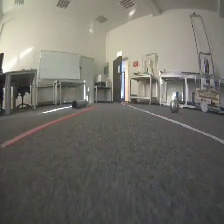
#> input picture frame 37 of BIP_videos_roboter_cam/big_corr_w_sun_2.mp4, 224 x 224 px, given in place of big_corr_1.mp4, which was not available
$ python Red_detector.py
#> lines starting #> are read from the running program, lines starting #| are printed output that depends on the picture; after the words box and inside, x2 and y2 are one past the last pixel; in counts of white or black regions, pixels touching at a corner belong together; pictures that were not available may be replaced by others from this repository, and a replacement may not be noted
import cv2
import numpy as np
import math

# ==========================================
# 1. CONFIGURATION (CRUCIAL TUNING AREA)
# ==========================================
VIDEO_PATH = 'big_corr_1.mp4'
ROI_START_Y = 0.40          # Mask out top 40% of the frame
MIN_AREA = 100              # Minimum area for a strip segment

# MULTI-ZONE PIXEL COORDINATES (Based on 640px width)
ZONE_1_END = 200 # Shadow zone boundary
ZONE_2_END = 400 # Transition zone boundary

# HOUGH LINE SETTINGS
MIN_HOUGH_LENGTH = 50
MAX_HOUGH_GAP = 50

# YCrCb RED SETTINGS (Most stable color space)
CR_MIN = 150
CB_MAX = 110

WHITE_LOW_H = 180
WHITE_LOW_S = 240
WHITE_LOW_V = 100   # We only want pixels brighter than 180
WHITE_HIGH_H = 200  # All hues
WHITE_HIGH_S = 255   # Max Saturation allowed for white
WHITE_HIGH_V = 120
# ==========================================
# 2. HELPER FUNCTIONS
# ==========================================

def get_rectangular_mask(frame):
    """Creates the rectangular ROI mask."""
    height, width = frame.shape[:2]
    mask = np.zeros((height, width), dtype=np.uint8)
    start_y = int(height * ROI_START_Y)
    cv2.rectangle(mask, (0, start_y), (width, height), 255, thickness=-1)
    return mask

def enhance_red_strips(frame, roi_mask):
    """Detects Red using stable YCrCb space."""
    masked_frame = cv2.bitwise_and(frame, frame, mask=roi_mask)
    ycrcb = cv2.cvtColor(masked_frame, cv2.COLOR_BGR2YCrCb)

    # YCrCb Thresholding
    lower_red = np.array([0, CR_MIN, 0])
    upper_red = np.array([255, 255, CB_MAX])
    mask_ycrcb = cv2.inRange(ycrcb, lower_red, upper_red)

    # Channel Math Fallback (R vs G)
    G = masked_frame[:,:,1].astype(np.float32)
    R = masked_frame[:,:,2].astype(np.float32)
    mask_math = np.zeros_like(mask_ycrcb)
    mask_math[(R - G) > 15] = 255

    final = cv2.bitwise_or(mask_ycrcb, mask_math)

    return cv2.dilate(final, np.ones((5,5), np.uint8), iterations=1)

# [62 lines left out: function enhance_white_multi_zone, not called in this run]

def detect_simple_white(frame, roi_mask):
    """Detects white pixels using a simple HSV range."""

    # 1. Apply ROI Mask (to avoid windows/ceiling lights)
    masked_frame = cv2.bitwise_and(frame, frame, mask=roi_mask)

    # 2. Convert to HSV
    hsv = cv2.cvtColor(masked_frame, cv2.COLOR_BGR2HSV)

    # 3. Define the White Range
    lower_white = np.array([WHITE_LOW_H, WHITE_LOW_S, WHITE_LOW_V])
    upper_white = np.array([WHITE_HIGH_H, WHITE_HIGH_S, WHITE_HIGH_V])

    # 4. Create the Mask
    mask = cv2.inRange(hsv, lower_white, upper_white)

    return mask

# ==========================================
# 3. MAIN EXECUTION LOOP
# ==========================================
cap = cv2.VideoCapture(VIDEO_PATH)

while cap.isOpened():
    ret, frame = cap.read()
#> frame is the input picture: shape (224, 224, 3); mean B, G, R 104.2, 111.5, 113.2
    if not ret:
        cap.set(cv2.CAP_PROP_POS_FRAMES, 0)
        continue

    frame = cv2.resize(frame, (640, 480))
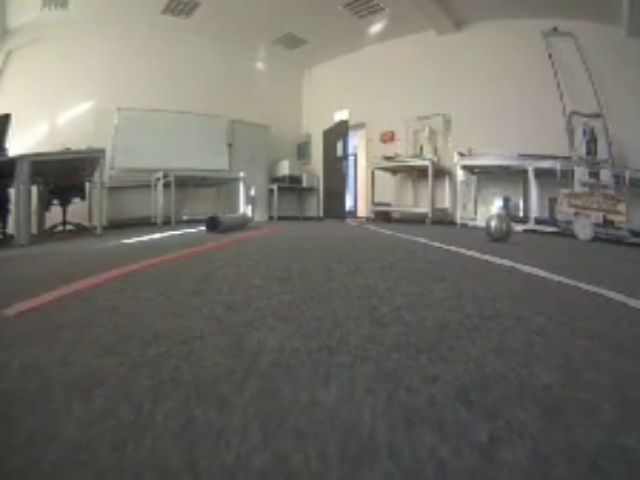
#> frame: shape (480, 640, 3); mean B, G, R 104, 111.4, 113.1

    # 1. Create ROI Mask
    roi_mask = get_rectangular_mask(frame)
#> in get_rectangular_mask, `cv2.rectangle(mask, (0, start_y), (width, height), 255, thickness=-1)`:
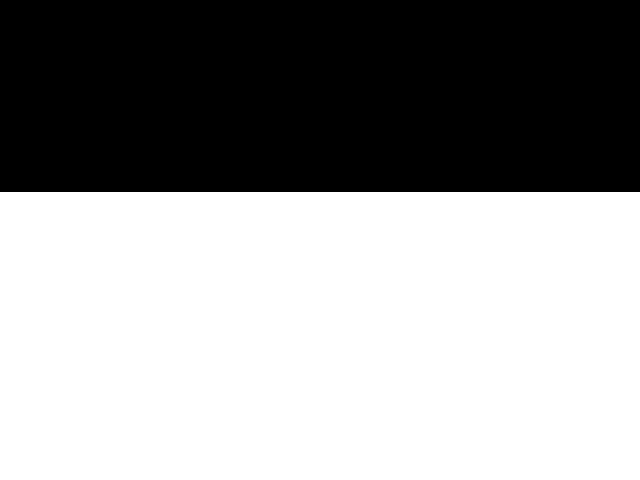
#> mask: shape (480, 640); 60% white; 1 black region, box (x1, y1, x2, y2) and area: (0, 0, 640, 192) 122880

    # 2. Process
    mask_red = enhance_red_strips(frame, roi_mask)
#> in enhance_red_strips, `masked_frame = cv2.bitwise_and(frame, frame, mask=roi_mask)`:
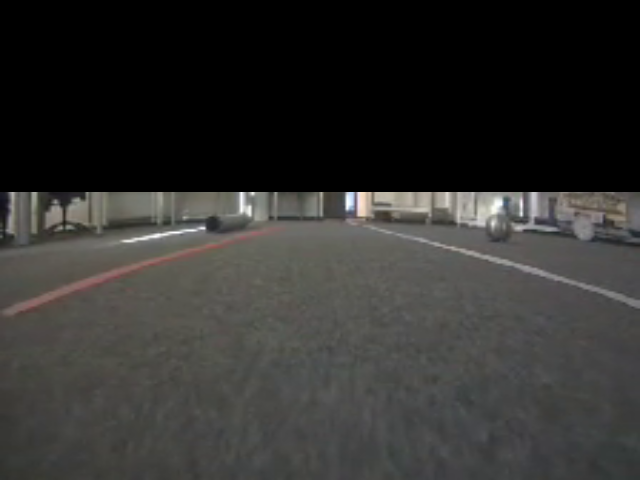
#> masked_frame: shape (480, 640, 3); mean B, G, R 47.7, 49.6, 50.1
#> in enhance_red_strips, `ycrcb = cv2.cvtColor(masked_frame, cv2.COLOR_BGR2YCrCb)`: ycrcb: shape (480, 640, 3); mean of channels 0, 1, 2 49.5, 128.4, 127
#> in enhance_red_strips, `mask_ycrcb = cv2.inRange(ycrcb, lower_red, upper_red)`: mask_ycrcb: shape (480, 640); every value is 0
#> in enhance_red_strips, `final = cv2.bitwise_or(mask_ycrcb, mask_math)`:
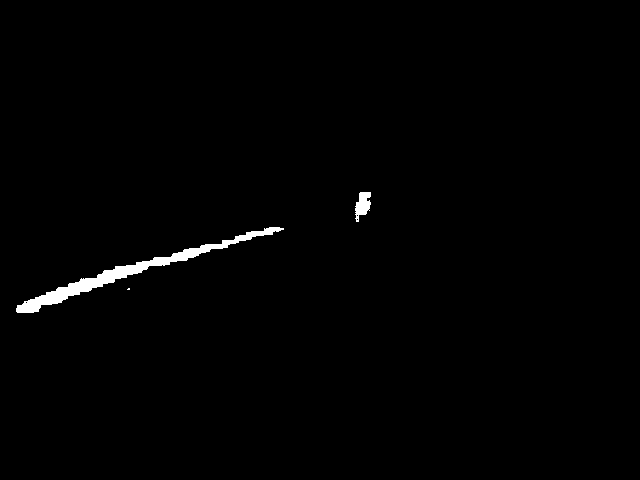
#> final: shape (480, 640); 0.94% white; 3 white regions (1 under 20 px), largest, box (x1, y1, x2, y2) and area: (16, 227, 284, 313) 2569, (355, 192, 371, 222) 302
#> in enhance_red_strips, `return cv2.dilate(final, np.ones((5,5), np.uint8), iterations=1)`:
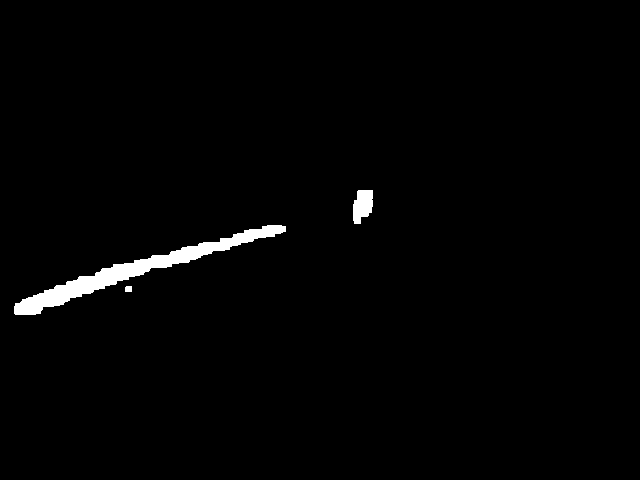
#> returned value: shape (480, 640); 1.5% white; 3 white regions
    mask_white = detect_simple_white(frame, roi_mask)
#> in detect_simple_white, `hsv = cv2.cvtColor(masked_frame, cv2.COLOR_BGR2HSV)`: hsv: shape (480, 640, 3); mean H, S, V 24.3, 9.2, 50.6

    # 3. Visualization
    display = frame.copy()

    # Draw ROI Box (Yellow)
    h, w = frame.shape[:2]
#> h = 480; w = 640
    start_y = int(h * 0.40)
#> start_y = 192
    cv2.rectangle(display, (0, start_y), (w, h), (0, 255, 255), 2)
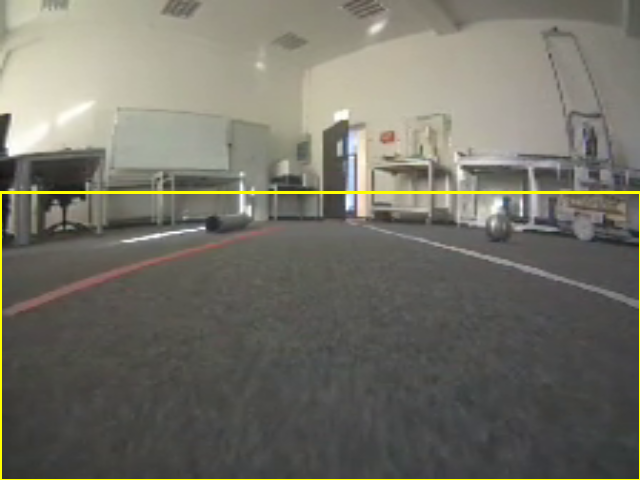
#> display: shape (480, 640, 3); 1.11% of pixels changed, all inside (x1, y1, x2, y2) = (0, 191, 640, 480)

    # Draw Red Contours (Green)
    contours_r, _ = cv2.findContours(mask_red, cv2.RETR_EXTERNAL, cv2.CHAIN_APPROX_SIMPLE)
#> contours_r = 3 contours; box (x1, y1, x2, y2) and area: (14, 225, 286, 315) 3700, (353, 190, 373, 224) 475, (125, 286, 132, 292) 30
    for cnt in contours_r:
        if cv2.contourArea(cnt) > MIN_AREA:
            cv2.drawContours(display, [cnt], -1, (0, 255, 0), 2)
#> this loop made 3 passes
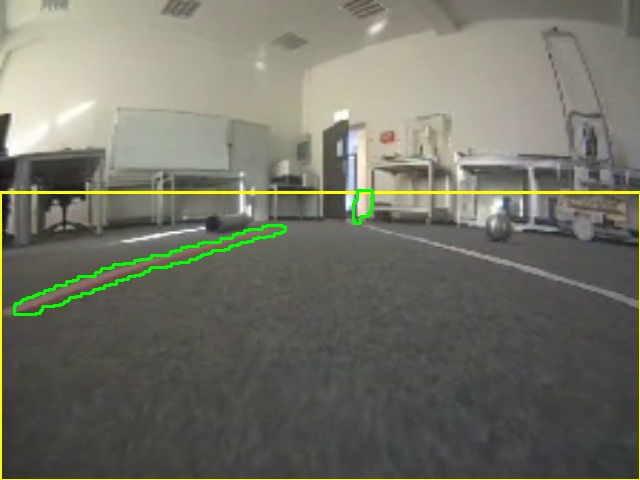
#> display: shape (480, 640, 3); 0.76% of pixels changed, all inside (x1, y1, x2, y2) = (13, 189, 374, 316)

    # Draw White Contours (Blue)
    contours_w, _ = cv2.findContours(mask_white, cv2.RETR_EXTERNAL, cv2.CHAIN_APPROX_SIMPLE)
#> contours_w = []
    for cnt in contours_w:
        cv2.drawContours(display, [cnt], -1, (255, 0, 0), 2)
#> this loop made 0 passes

    cv2.imshow('Final Multi-Zone Dynamic Detection', display)

    if cv2.waitKey(25) & 0xFF == ord('q'):
#> (key q is pressed here)
        break

cap.release()
cv2.destroyAllWindows()

$ run again, starting later in the video
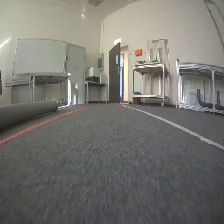
#> input picture frame 166 of BIP_videos_roboter_cam/big_corr_w_sun_2.mp4, 224 x 224 px, given in place of big_corr_1.mp4, which was not available
#> frame is the input picture: shape (224, 224, 3); mean B, G, R 112.2, 117.5, 118.6
#> frame: shape (480, 640, 3)
#> mask: shape (480, 640); 60% white; 1 black region, box (x1, y1, x2, y2) and area: (0, 0, 640, 192) 122880
#> ycrcb: shape (480, 640, 3); mean of channels 0, 1, 2 55.3, 128.1, 127.8
#> mask_ycrcb: shape (480, 640); every value is 0
#> in enhance_red_strips, `final = cv2.bitwise_or(mask_ycrcb, mask_math)`:
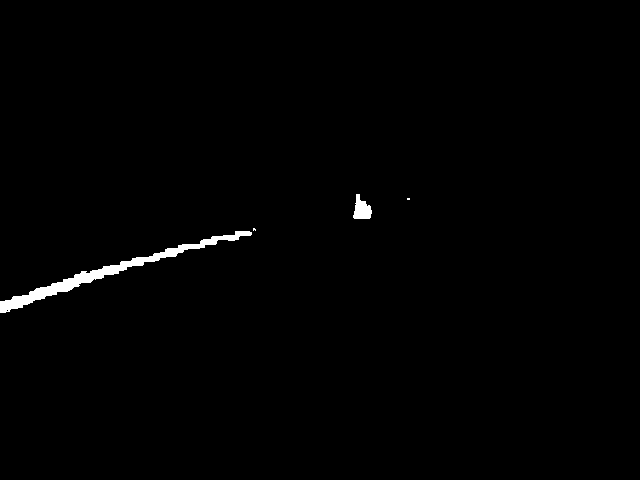
#> final: shape (480, 640); 0.83% white; 4 white regions (2 under 20 px), largest, box (x1, y1, x2, y2) and area: (0, 231, 252, 313) 2228, (353, 194, 372, 219) 307
#> hsv: shape (480, 640, 3); mean H, S, V 42.3, 7.7, 56.7
#> contours_r = 3 contours; box (x1, y1, x2, y2) and area: (0, 226, 258, 315) 3305, (351, 192, 374, 221) 456, (405, 196, 412, 202) 30
#> the loop `for cnt in contours_r:` made 3 passes
#> cnt on pass 2: [[405, 196], [405, 201], [411, 201], [411, 196]]
#> after the loop `for cnt in contours_r:`:
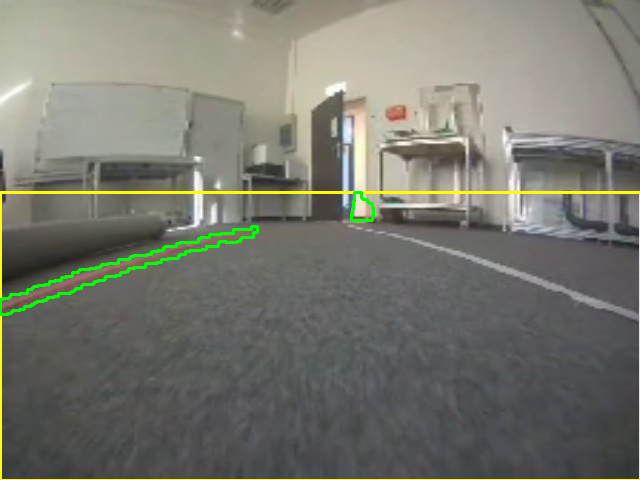
#> display: shape (480, 640, 3); mean B, G, R 110.2, 120, 119.3
#> contours_w = []

$ run again, starting later in the video
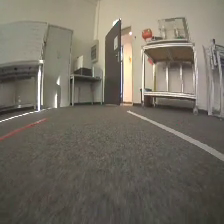
#> input picture frame 296 of BIP_videos_roboter_cam/big_corr_w_sun_2.mp4, 224 x 224 px, given in place of big_corr_1.mp4, which was not available
#> frame is the input picture: shape (224, 224, 3); mean B, G, R 98.8, 110.3, 116
#> frame: shape (480, 640, 3)
#> mask: shape (480, 640); 60% white; 1 black region, box (x1, y1, x2, y2) and area: (0, 0, 640, 192) 122880
#> ycrcb: shape (480, 640, 3); mean of channels 0, 1, 2 54.3, 129.8, 125
#> mask_ycrcb: shape (480, 640); every value is 0
#> in enhance_red_strips, `final = cv2.bitwise_or(mask_ycrcb, mask_math)`:
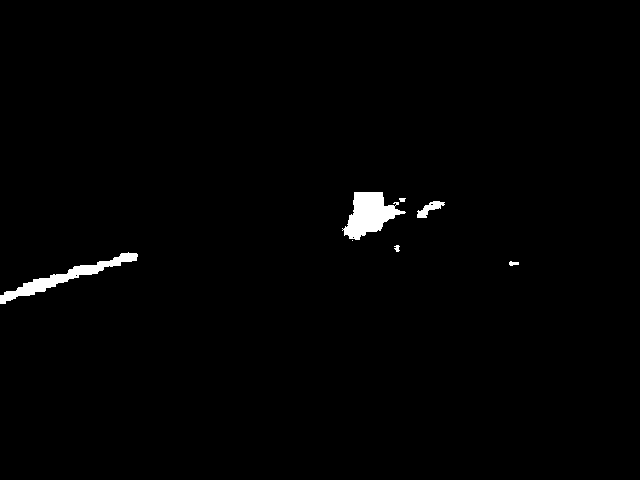
#> final: shape (480, 640); 1.1% white; 7 white regions (1 under 20 px), largest, box (x1, y1, x2, y2) and area: (342, 192, 406, 240) 1644, (0, 252, 138, 304) 1388, (417, 201, 445, 218) 212, (509, 261, 519, 266) 35, (394, 245, 400, 252) 28, (399, 198, 406, 202) 23
#> hsv: shape (480, 640, 3); mean H, S, V 12.1, 20.9, 56.8
#> contours_r = 5 contours; box (x1, y1, x2, y2) and area: (340, 190, 408, 243) 2122, (0, 250, 140, 306) 1973, (415, 199, 447, 220) 373, (507, 259, 521, 268) 91, (392, 243, 402, 254) 84
#> the loop `for cnt in contours_r:` made 5 passes
#> after the loop `for cnt in contours_r:`:
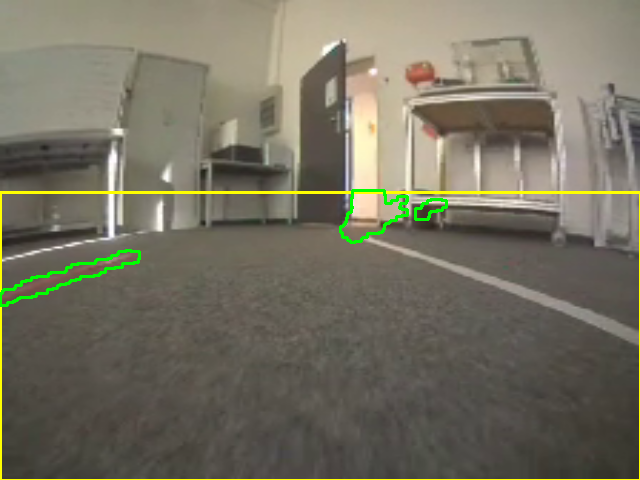
#> display: shape (480, 640, 3); mean B, G, R 97, 112.8, 116.6
#> contours_w = []
